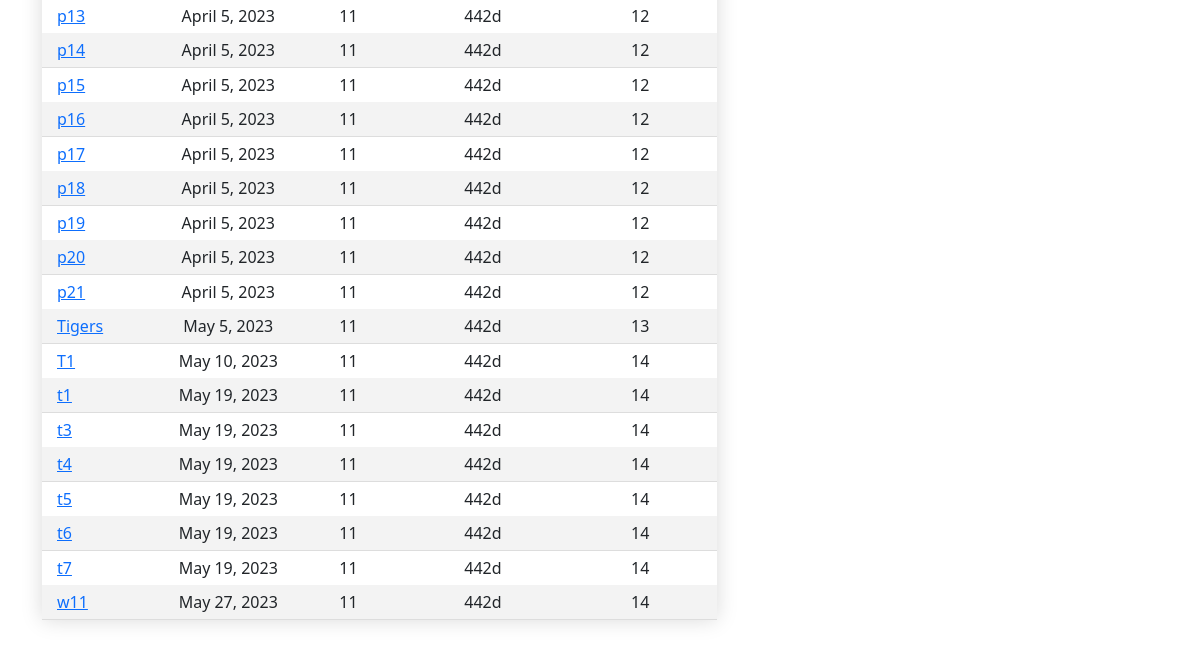
The app's page /lineups/list.html (signed in, lower part), older data.
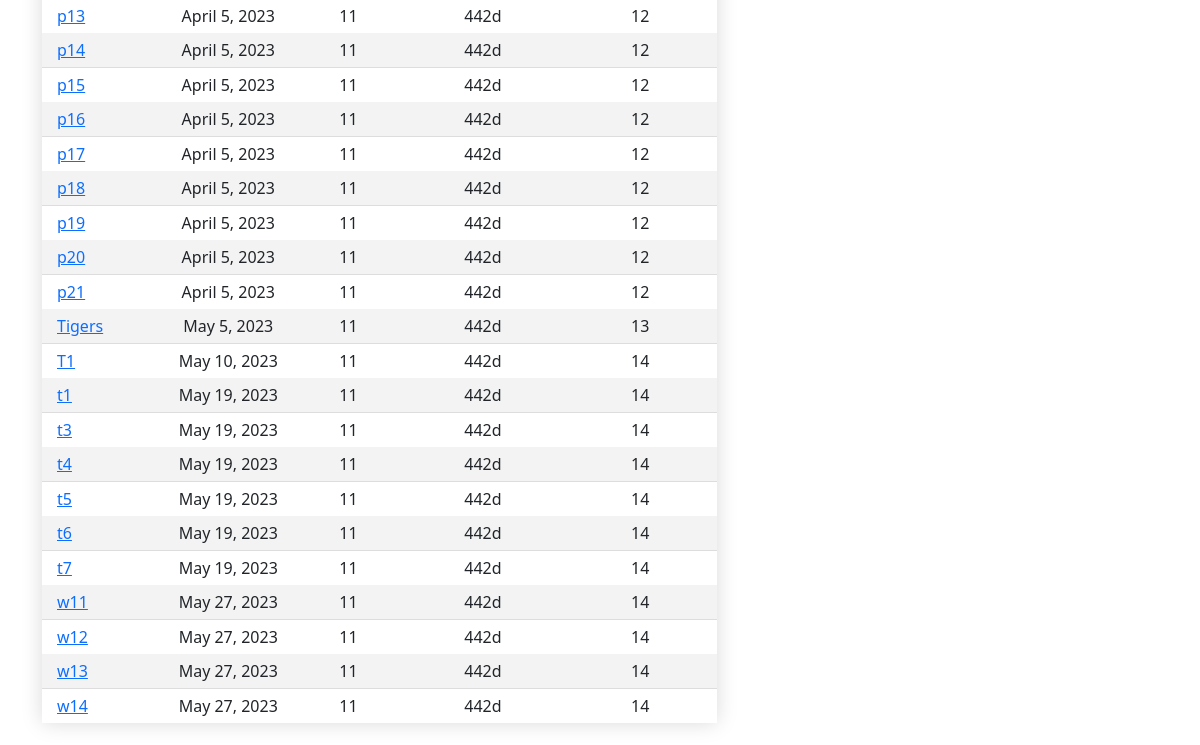
The same page, newer data.
### lineups/models.py (models this page shows, shortened)
class Lineup(models.Model):
    class TeamSize(models.TextChoices):
        ELEVEN = "11", _("11 vs. 11")
    class TeamFormation(models.TextChoices):
        FOUR_FOUR_TWO_D = "442d", _("4-4-2 (diamond)")
    class HalfDuration(models.TextChoices):
        THIRTY_FIVE = "35", _("35 minutes")
    class FirstGoalie(models.Model):
        name = models.ForeignKey(Player, on_delete=models.CASCADE)
    class SecondGoalie(models.Model):
        name = models.ForeignKey(Player, on_delete=models.CASCADE)
    game_id = models.CharField(max_length=20)
    opponent = models.CharField(max_length=40, default='')
    game_date = models.DateField()
    team_name = models.CharField(max_length=20)
    team_size = models.CharField(
        max_length=2,
        choices=TeamSize.choices,
        default=TeamSize.ELEVEN,
    )
    team_formation = models.CharField(
        max_length=4,
        choices=TeamFormation.choices,
        default=TeamFormation.FOUR_FOUR_TWO_D,
    )
    half_duration = models.CharField(
        max_length=2,
        choices=HalfDuration.choices,
        default=HalfDuration.THIRTY_FIVE,
    )
    first_goalie = models.CharField(
        max_length=20,
        default=''
    )
    second_goalie = models.CharField(
        max_length=20,
        default=''
    )
    num_players = models.IntegerField()
    positions = models.CharField(max_length=2000)
    owner = models.ForeignKey(User, on_delete=models.CASCADE)

### lineups/views.py (the view)
# urls.py: path('list.html', views.lineup_list, name='lineup_list'),
@login_required
def lineup_list(request):
    lineups = Lineup.objects.filter(owner=request.user)
    return render(request, 'lineups/list.html', {'lineups': lineups})

### lineups/templates/lineups/list.html (shortened to what this page needs)
{% extends "home/base.html" %}
{% block content %}
    <table class="roster-list text-nowrap">
        <tbody>
            {% for lineup in lineups %}
                <tr>
                    <td id="leftmost-cell"><a href="/lineups/{{ lineup.game_id }}/view_lineup.html">{{ lineup.opponent }}</a></td>
                    <td>{{ lineup.game_date }}</td>
                    <td>{{ lineup.team_size }}</td>
                    <td>{{ lineup.team_formation }}</td>
                    <td>{{ lineup.num_players }}</td>
                </tr>
            {% endfor %}
        </tbody>
    </table>
{% endblock %}

Row changes from the older to the newer data that the page shows:
added Lineup: opponent "w12", game_date "May 27, 2023", team_size "11", team_formation "442d", num_players "14"
added Lineup: opponent "w13", game_date "May 27, 2023", team_size "11", team_formation "442d", num_players "14"
added Lineup: opponent "w14", game_date "May 27, 2023", team_size "11", team_formation "442d", num_players "14"
